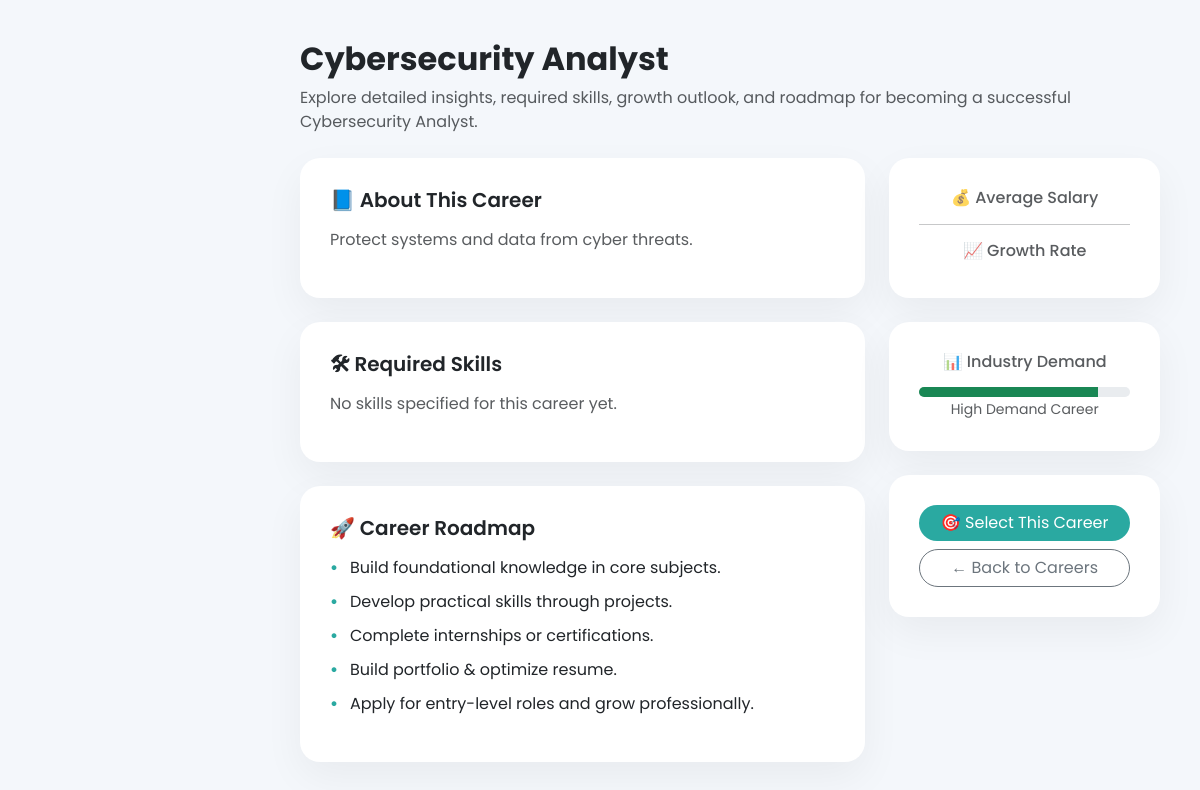
Screenshot of /career_details.php?id=7 (signed in) with the database file from the repository.
### tables this page shows
CREATE TABLE `careers` (
  `career_id` int(10) UNSIGNED NOT NULL,
  `career_name` varchar(150) NOT NULL,
  `description` text DEFAULT NULL
);

### career_details.php (the view, shortened to what this page needs)
<?php
include '../config.php';
$career_id = (int)$_GET['id'];
$sql = "SELECT * FROM careers WHERE career_id = $career_id";
$result = $conn->query($sql);
$career = $result->fetch_assoc();
?>
<!DOCTYPE html>
<html>
<head>
    <link rel="stylesheet" href="../bootstrap/css/bootstrap.min.css">
</head>
<body>
<div class="main">
    <div class="mb-4">
        <h2 class="fw-bold mb-2"><?= $career['career_name']; ?></h2>
        <p class="text-muted">
            Explore detailed insights, required skills, growth outlook, and roadmap for becoming a successful <?= $career['career_name']; ?>.
        </p>
    </div>
    <div class="row g-4">
        <div class="col-lg-8">
            <div class="card-custom mb-4">
                <h5 class="fw-semibold mb-3">📘 About This Career</h5>
                <p class="text-muted"><?= $career['description']; ?></p>
            </div>
            <div class="card-custom mb-4">
                <h5 class="fw-semibold mb-3">🛠 Required Skills</h5>
                <div>
                    <?php if(!empty($career['required_skills'])) { ?>
                    <?php foreach(explode(",", $career['required_skills']) as $skill){ ?>
                    <span class="badge-skill"><?= trim($skill); ?></span>
                    <?php } ?>
                    <?php } else { ?>
                    <p class="text-muted">No skills specified for this career yet.</p>
                    <?php } ?>
                </div>
            </div>
            <div class="card-custom mb-4">
                <h5 class="fw-semibold mb-3">🚀 Career Roadmap</h5>
                <ul class="timeline">
                    <li>Build foundational knowledge in core subjects.</li>
                    <li>Develop practical skills through projects.</li>
                    <li>Complete internships or certifications.</li>
                    <li>Build portfolio & optimize resume.</li>
                    <li>Apply for entry-level roles and grow professionally.</li>
                </ul>
            </div>
        </div>
        <div class="col-lg-4">
            <div class="card-custom mb-4 text-center">
                <h6 class="text-muted">💰 Average Salary</h6>
                <hr>
                <h6 class="text-muted">📈 Growth Rate</h6>
            </div>
            <div class="card-custom mb-4 text-center">
                <h6 class="text-muted">📊 Industry Demand</h6>
                <div class="progress mt-3" style="height:10px;border-radius:10px;">
                    <div class="progress-bar bg-success" style="width:85%"></div>
                </div>
                <small class="text-muted">High Demand Career</small>
            </div>
            <div class="card-custom text-center">
                <form method="POST">
                    <button type="submit" name="select_career"
                            class="btn btn-primary w-100 rounded-pill mb-2">
                        🎯 Select This Career
                    </button>
                </form>
                <a href="careers.php"
                   class="btn btn-outline-secondary w-100 rounded-pill">
                   ← Back to Careers
                </a>
            </div>
        </div>
    </div>
</div>
</body>
</html>

### career_details.php (style rules this page uses)
:root { --primary:#2AA9A1; --soft-bg:#F4F7FB; --dark:#1F3B5B; }
body { font-family:'Poppins',sans-serif; background: var(--soft-bg); }
.main { margin-left:260px; padding:40px; }
.card-custom { background:white; border-radius:20px; padding:30px; box-shadow:0 15px 40px rgba(0,0,0,0.05); transition:0.3s ease; }
.timeline { list-style:none; padding-left:0; }
.timeline li { padding-left:20px; position:relative; margin-bottom:10px; }
.timeline li:before { content:"•"; color:var(--primary); font-weight:bold; position:absolute; left:0; }
.btn-primary { background:var(--primary); border:none; }

### rows the page displays
careers: career_name "Cybersecurity Analyst", description "Protect systems and data from cyber threats."
